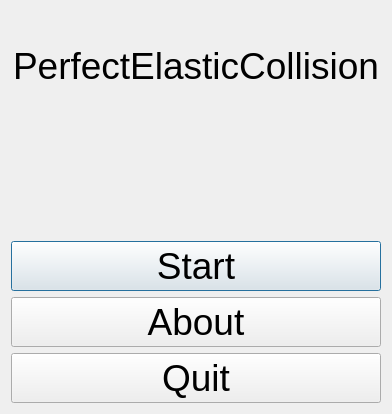
<?xml version="1.0" encoding="UTF-8"?>
<ui version="4.0">
 <class>QtPerfectElasticCollisionMenuDialog</class>
 <widget class="QDialog" name="QtPerfectElasticCollisionMenuDialog">
  <property name="geometry">
   <rect>
    <x>0</x>
    <y>0</y>
    <width>392</width>
    <height>414</height>
   </rect>
  </property>
  <property name="font">
   <font>
    <pointsize>28</pointsize>
   </font>
  </property>
  <property name="windowTitle">
   <string>PerfectElasticCollision</string>
  </property>
  <property name="windowIcon">
   <iconset resource="ToolPerfectElasticCollision.qrc">
    <normaloff>:/images/R.png</normaloff>:/images/R.png</iconset>
  </property>
  <layout class="QVBoxLayout" name="verticalLayout">
   <item>
    <widget class="QLabel" name="label_title">
     <property name="text">
      <string>PerfectElasticCollision</string>
     </property>
     <property name="pixmap">
      <pixmap>:/images/ToolMazeCreatorWelcome.png</pixmap>
     </property>
     <property name="alignment">
      <set>Qt::AlignCenter</set>
     </property>
    </widget>
   </item>
   <item>
    <widget class="QLabel" name="label_image">
     <property name="text">
      <string/>
     </property>
     <property name="pixmap">
      <pixmap resource="ToolPerfectElasticCollision.qrc">:/images/ToolPerfectElasticCollision.png</pixmap>
     </property>
     <property name="alignment">
      <set>Qt::AlignCenter</set>
     </property>
    </widget>
   </item>
   <item>
    <widget class="QPushButton" name="button_start">
     <property name="text">
      <string>Start</string>
     </property>
    </widget>
   </item>
   <item>
    <widget class="QPushButton" name="button_about">
     <property name="text">
      <string>About</string>
     </property>
    </widget>
   </item>
   <item>
    <widget class="QPushButton" name="button_quit">
     <property name="text">
      <string>Quit</string>
     </property>
    </widget>
   </item>
  </layout>
 </widget>
 <resources>
  <include location="ToolPerfectElasticCollision.qrc"/>
 </resources>
 <connections/>
</ui>
